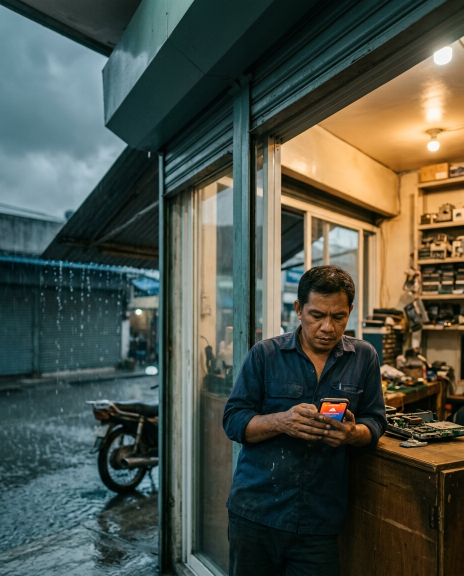
#> input picture assets/generated/01_A1-PAIN-B_service_v2.jpg, 928 x 1152 px, found by its file name (shown at 1/2 size)
$ python compose_set_b.py
#> lines starting #> are read from the running program, lines starting #| are printed output that depends on the picture
### compose_final.py
"""Compose a final ad creative from a nano banana hero image.

Variant-driven: pick a variant key from VARIANTS (CLI arg or first entry).
Each variant defines the hero image and the copy (headline L1/L2, subhead,
CTA text). Everything else — brand logos, strip layout, typography, spacing —
is shared across variants so we get consistent branding for the whole batch.

Usage:
    python compose_final.py                 # composes the default variant
    python compose_final.py A1-PAIN-A_ecom  # composes a specific variant
"""
import sys
from pathlib import Path
from PIL import Image, ImageDraw, ImageFont

# ---------------------------------------------------------------------------
# Paths and brand
# ---------------------------------------------------------------------------
ROOT = Path("/Users/paolosegura/Documents/Claude Builds/crisis-proof-summit")
EXPOU_LOGO = ROOT / "assets/images/expou-logo.png"
NBN_LOGO = ROOT / "assets/images/nbn-logo-transparent.png"
FONTS = ROOT / "assets/fonts"
GEN_DIR = ROOT / "assets/generated"

# Canvas
W, H = 1080, 1350
STRIP_H = 190

# Brand tokens
CHARCOAL = (26, 26, 46)
TEAL = (13, 148, 136)
TEAL_LIGHT = (20, 184, 166)
AMBER = (245, 158, 11)
AMBER_LIGHT = (251, 191, 36)
WHITE = (255, 255, 255)
MUTED = (107, 114, 128)

# Legacy aliases kept for clarity
NAVY = CHARCOAL
GOLD = TEAL

HELVETICA_TTC = "/System/Library/Fonts/HelveticaNeue.ttc"
HELVETICA_FACE = {"Regular": 0, "Bold": 1, "CondBold": 4, "Black": 9}


# ---------------------------------------------------------------------------
# Variant registry
# ---------------------------------------------------------------------------
CTAS = [
    "CLICK THE LINK TO LOCK YOUR SEAT",
    "CLICK LINK TO LOCK YOUR SEAT",
    "CLICK THE LINK  >>  LOCK YOUR SEAT",
]


def cta_at(i: int) -> str:
    return CTAS[i % len(CTAS)]


VARIANTS = {
    # ============================================================
    # Asset 1 PAIN × 3 avatars (pages 1-6, already shipped)
    # ============================================================
    "A1-PAIN-B_service": {
        "hero": "sample-1_A1-PAIN-B_service__3.1-flash-image.jpg",
        "headline_l1": "DIESEL JUST HIT",
        "headline_l2": "\u20b1172.",
        "subhead": "And your Meralco bill goes up again next month.",
        "cta": cta_at(0),
        "out": "final_A1-PAIN-B_service.png",
    },
    "A1-PAIN-A_ecom": {
        "hero": "sample-2_A1-PAIN-A_ecom__3.1-flash-image.jpg",
        "headline_l1": "0 ORDERS.",
        "headline_l2": "3 DAYS STRAIGHT.",
        "subhead": "Shopee kaltas. Lazada fees. TikTok shop tumatahimik.",
        "cta": cta_at(1),
        "out": "final_A1-PAIN-A_ecom.png",
    },
    "A1-PAIN-C_b2b": {
        "hero": "sample-4_A1-PAIN-C_b2b__3.1-flash-image.jpg",
        "headline_l1": "YOUR CLIENTS ARE",
        "headline_l2": "BROKE TOO.",
        "subhead": "\"Next week na lang pre.\" Paano ka maco-collect kung ang client mo walang pera?",
        "cta": cta_at(2),
        "out": "final_A1-PAIN-C_b2b.png",
    },

    # ============================================================
    # Asset 1 OUTCOME × 3 avatars (pages 7-12)
    # Framing: post-summit transformation, PCCI authority
    # ============================================================
    "A1-OUTCOME-B_service": {
        "hero": "sample-5_A1-OUTCOME-B_service.jpg",
        "headline_l1": "BUILD A BUSINESS",
        "headline_l2": "NA HINDI UMIIYAK.",
        "subhead": "PCCI sabi: MSMEs ang unang mababasag. May playbook kami para sa'yong ayaw.",
        "cta": cta_at(3),
        "out": "final_A1-OUTCOME-B_service.png",
    },
    "A1-OUTCOME-A_ecom": {
        "hero": "sample-6_A1-OUTCOME-A_ecom.jpg",
        "headline_l1": "THE SELLERS WHO",
        "headline_l2": "SURVIVE 2026.",
        "subhead": "Yung meron nang system, nakakaraos. Yung wala, sarado sa June. Nasa'n ka ngayon?",
        "cta": cta_at(4),
        "out": "final_A1-OUTCOME-A_ecom.png",
    },
    "A1-OUTCOME-C_b2b": {
        "hero": "sample-7_A1-OUTCOME-C_b2b.jpg",
        "headline_l1": "THE AGENCIES",
        "headline_l2": "STILL STANDING.",
        "subhead": "Hindi sila mas magaling sa'yo. May system lang sila para sa ganitong market.",
        "cta": cta_at(5),
        "out": "final_A1-OUTCOME-C_b2b.png",
    },

    # ============================================================
    # Asset 1 IDENTITY × 3 avatars (pages 13-18)
    # Framing: "for the owners who refuse to close"
    # ============================================================
    "A1-IDENTITY-B_service": {
        "hero": "sample-8_A1-IDENTITY-B_service.jpg",
        "headline_l1": "FOR OWNERS",
        "headline_l2": "WHO REFUSE",
        "headline_l3": "TO CLOSE.",
        "subhead": "Sa inyong tumutulong kahit umiiyak sa gabi. Eto ang araw para sa inyo.",
        "cta": cta_at(6),
        "out": "final_A1-IDENTITY-B_service.png",
    },
    "A1-IDENTITY-A_ecom": {
        "hero": "sample-9_A1-IDENTITY-A_ecom.jpg",
        "headline_l1": "FOR SELLERS",
        "headline_l2": "SAWA NA SA",
        "headline_l3": "BOOST POST.",
        "subhead": "Kung pagod ka na mag-pray pag nag-boost ka \u2014 eto ang actual playbook.",
        "cta": cta_at(7),
        "out": "final_A1-IDENTITY-A_ecom.png",
    },
    "A1-IDENTITY-C_b2b": {
        "hero": "sample-10_A1-IDENTITY-C_b2b.jpg",
        "headline_l1": "FOR THE ONES",
        "headline_l2": "WHO STAYED.",
        "subhead": "Kahit lahat kilala mong nagsara, ikaw tumutuloy. Eto ang system para di ka mahulog.",
        "cta": cta_at(8),
        "out": "final_A1-IDENTITY-C_b2b.png",
    },

    # ============================================================
    # Asset 1 CURIOSITY × 3 avatars (pages 19-24)
    # Framing: counter-intuitive hook, curiosity gap
    # ============================================================
    "A1-CURIOSITY-B_service": {
        "hero": "sample-11_A1-CURIOSITY-B_service.jpg",
        "headline_l1": "WHY 13 OWNERS",
        "headline_l2": "AREN'T PANICKING.",
        "subhead": "Habang lahat ng iba ay nagboost ng posts at nagpipray, sila may ginagawa na ibang bagay. Eto kung ano.",
        "cta": cta_at(9),
        "out": "final_A1-CURIOSITY-B_service.png",
    },
    "A1-CURIOSITY-A_ecom": {
        "hero": "sample-12_A1-CURIOSITY-A_ecom.jpg",
        "headline_l1": "THE SELLERS",
        "headline_l2": "WHO STOPPED",
        "headline_l3": "BOOSTING.",
        "subhead": "Tinanggal nila ang ₱500/day boost budget. Ang benta nila? Dumoble. Gagawin natin 'to sa May 9.",
        "cta": cta_at(10),
        "out": "final_A1-CURIOSITY-A_ecom.png",
    },
    "A1-CURIOSITY-C_b2b": {
        "hero": "sample-13_A1-CURIOSITY-C_b2b.jpg",
        "headline_l1": "ONE QUESTION",
        "headline_l2": "TO ASK YOUR",
        "headline_l3": "BROKE CLIENT.",
        "subhead": "Hindi \"kailan ka magbabayad?\". Ito 'yung tanong na lumalabas ng cash in 7 days.",
        "cta": cta_at(11),
        "out": "final_A1-CURIOSITY-C_b2b.png",
    },

    # ============================================================
    # Asset 6 Scarcity × 4 (pages 25-32)
    # Framing: urgency / deadline / seat count
    # ============================================================
    "A6-SEATS": {
        "hero": "sample-14_A6-SEATS.jpg",
        "headline_l1": "2,000 SEATS.",
        "headline_l2": "THE ROOM IS",
        "headline_l3": "FILLING FAST.",
        "subhead": "Hindi fake countdown. Actual bilang mula sa dashboard namin.",
        "cta": cta_at(12),
        "out": "final_A6-SEATS.png",
    },
    "A6-DEADLINE": {
        "hero": "sample-15_A6-DEADLINE.jpg",
        "headline_l1": "EARLY BIRD",
        "headline_l2": "ENDS MAY 1.",
        "subhead": "After that, ₱2,500 na. Meralco goes up in May. Lock in bago gawin nila 'yon for you.",
        "cta": cta_at(13),
        "out": "final_A6-DEADLINE.png",
    },
    "A6-PRICE-JUMP": {
        "hero": "sample-16_A6-PRICE-JUMP.jpg",
        "headline_l1": "SAVE \u20b1501",
        "headline_l2": "TODAY.",
        "subhead": "3 tanks ng motor mo. Or half ng Meralco bill (pre-April, to be fair).",
        "cta": cta_at(14),
        "out": "final_A6-PRICE-JUMP.png",
    },
    "A6-LAST-CHANCE": {
        "hero": "sample-17_A6-LAST-CHANCE.jpg",
        "headline_l1": "LAST SEATS.",
        "headline_l2": "DOORS CLOSE",
        "headline_l3": "MAY 9.",
        "subhead": "After that, wala na until next year. Kung hesitant ka since April, ngayon na ang decision.",
        "cta": cta_at(15),
        "out": "final_A6-LAST-CHANCE.png",
    },

    # ============================================================
    # Asset 3 Who Is This For × 4 (pages 33-40)
    # Framing: audience qualifier
    # ============================================================
    "A3-AFFIRMATIVE-B_service": {
        "hero": "sample-18_A3-AFFIRMATIVE-B_service__3.1-flash-image.jpg",
        "headline_l1": "ARE YOU THE",
        "headline_l2": "OWNER WHO",
        "headline_l3": "STILL OPENS?",
        "subhead": "Diesel up. Meralco up. Customers nag-tighten. Pero ikaw, bumubukas pa rin ng store every 9 AM. Eto ang para sa'yo.",
        "cta": cta_at(16),
        "out": "final_A3-AFFIRMATIVE-B_service.png",
    },
    "A3-AFFIRMATIVE-A_ecom": {
        "hero": "sample-19_A3-AFFIRMATIVE-A_ecom__3.1-flash-image.jpg",
        "headline_l1": "STILL PACKING",
        "headline_l2": "ORDERS AT",
        "headline_l3": "MIDNIGHT?",
        "subhead": "Zero order weeks, platform fees eating margins, pero tuloy ka pa rin. Itong araw para sa'yo.",
        "cta": cta_at(17),
        "out": "final_A3-AFFIRMATIVE-A_ecom.png",
    },
    "A3-AFFIRMATIVE-C_b2b": {
        "hero": "sample-20_A3-AFFIRMATIVE-C_b2b__3.1-flash-image.jpg",
        "headline_l1": "STILL ON",
        "headline_l2": "CLIENT CALLS",
        "headline_l3": "AT 9 PM?",
        "subhead": "Clients broke, retainers late, pero tuloy ka pa rin. Eto 'yung system para di ka masarado.",
        "cta": cta_at(18),
        "out": "final_A3-AFFIRMATIVE-C_b2b.png",
    },
    "A3-DISQUALIFIER": {
        "hero": "sample-21_A3-DISQUALIFIER.jpg",
        "headline_l1": "THIS DAY IS",
        "headline_l2": "NOT FOR YOU.",
        "subhead": "Kung gusto mo ng motivational speech, mali ka ng upuan. Ito execution room. May workbook. Bring a pen.",
        "cta": cta_at(19),
        "out": "final_A3-DISQUALIFIER.png",
    },
}
#> in compose, hero is the input picture: PIL image 928x1152 RGB; mean R, G, B 75.2, 81.7, 71.8


# ---------------------------------------------------------------------------
# Helpers
# ---------------------------------------------------------------------------
def load_font(name: str, size: int) -> ImageFont.FreeTypeFont:
    return ImageFont.truetype(str(FONTS / name), size)


def resize_cover(img: Image.Image, target_w: int, target_h: int) -> Image.Image:
#> called with target_w = 1080, target_h = 1350
    src_ratio = img.width / img.height
    dst_ratio = target_w / target_h
    if src_ratio > dst_ratio:
        new_h = target_h
        new_w = int(round(new_h * src_ratio))
    else:
        new_w = target_w
        new_h = int(round(new_w / src_ratio))
    img = img.resize((new_w, new_h), Image.LANCZOS)
    left = (new_w - target_w) // 2
    top = (new_h - target_h) // 2
    return img.crop((left, top, left + target_w, top + target_h))
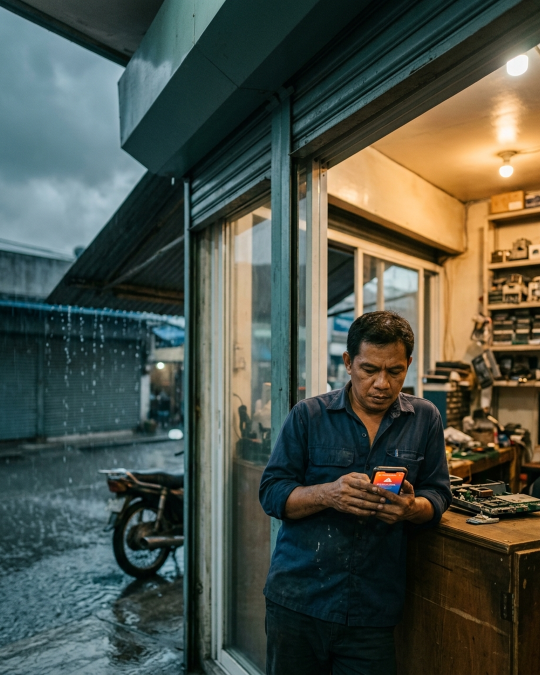
#> returned value: PIL image 1080x1350 RGB (shown at 1/2 size); mean R, G, B 75.1, 81.7, 71.7


def gradient_overlay(w: int, h: int, top_alpha: int, bottom_alpha: int) -> Image.Image:
#> called with w = 1080, h = 877, top_alpha = 250, bottom_alpha = 0
    grad = Image.new("L", (1, h), 0)
    for y in range(h):
        t = y / (h - 1) if h > 1 else 0
        alpha = int(round(top_alpha + (bottom_alpha - top_alpha) * t))
        grad.putpixel((0, y), alpha)
    grad = grad.resize((w, h))
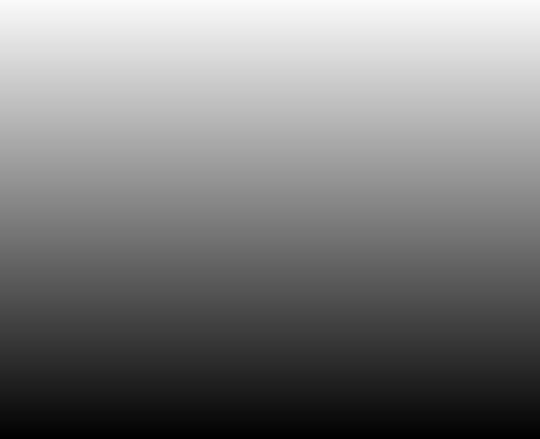
#> grad: PIL image 1080x877 L (shown at 1/2 size); min 0, max 250, mean 125
    black = Image.new("RGBA", (w, h), (0, 0, 0, 0))
#> black: PIL image 1080x877 RGBA; every value is 0
    black.putalpha(grad)
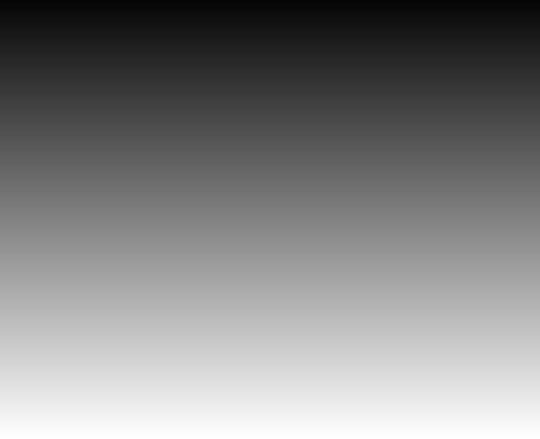
#> black: PIL image 1080x877 RGBA (shown at 1/2 size); mean R, G, B, A 0, 0, 0, 125; transparent parts drawn white
    return black


def draw_text_with_shadow(
    draw: ImageDraw.ImageDraw,
    xy: tuple,
    text: str,
    font: ImageFont.FreeTypeFont,
    fill: tuple,
    shadow: tuple = (0, 0, 0, 180),
    offset: int = 4,
    anchor: str = "la",
) -> None:
    draw.text((xy[0] + offset, xy[1] + offset), text, font=font, fill=shadow, anchor=anchor)
    draw.text(xy, text, font=font, fill=fill, anchor=anchor)


# ---------------------------------------------------------------------------
# Compose
# ---------------------------------------------------------------------------
def compose(variant_key: str) -> Path:
    if variant_key not in VARIANTS:
        raise KeyError(
            f"Unknown variant '{variant_key}'. Known: {list(VARIANTS.keys())}"
        )
    v = VARIANTS[variant_key]
    hero_path = GEN_DIR / v["hero"]
    out_path = GEN_DIR / v["out"]

    # --- Hero
    hero = Image.open(hero_path).convert("RGB")
    canvas = resize_cover(hero, W, H).convert("RGBA")

    # --- Top gradient (darken for top-left logo + headline legibility)
    # Bumped from 230→250 alpha and 0.55→0.65 H coverage after QA found
    # subhead text overlapping hero subjects on busy interior shots.
    top_grad = gradient_overlay(W, int(H * 0.65), top_alpha=250, bottom_alpha=0)
    canvas.alpha_composite(top_grad, (0, 0))
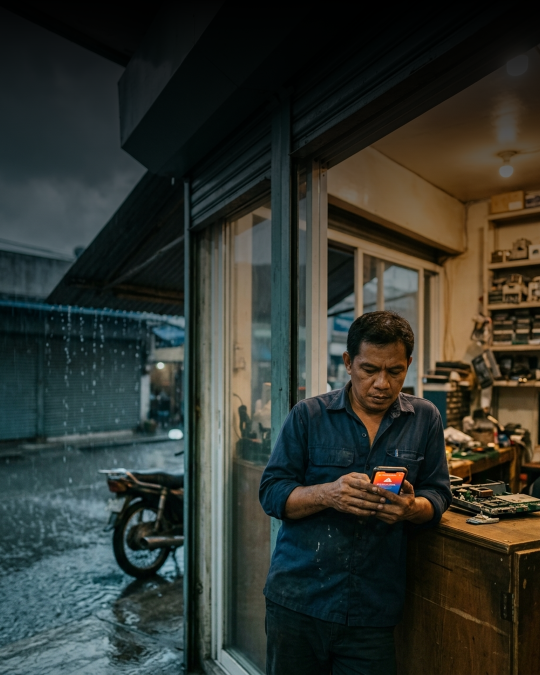
#> canvas: PIL image 1080x1350 RGBA (shown at 1/2 size); mean R, G, B, A 48.1, 52.5, 46.2, 255

    # --- Bottom strip (solid navy)
    strip_h = STRIP_H
    strip = Image.new("RGBA", (W, strip_h), NAVY + (255,))
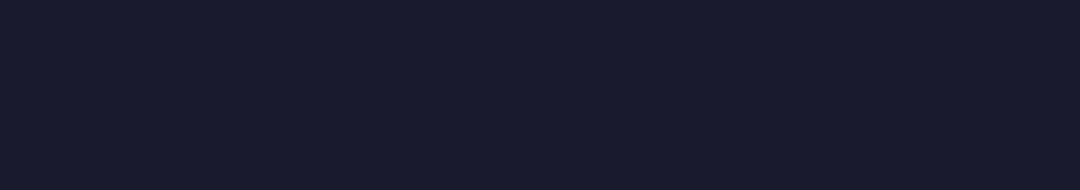
#> strip: PIL image 1080x190 RGBA; mean R, G, B, A 26, 26, 46, 255
    canvas.alpha_composite(strip, (0, H - strip_h))
    # gold underline
    underline = Image.new("RGBA", (W, 6), GOLD + (255,))
    canvas.alpha_composite(underline, (0, H - strip_h - 6))
#> (the rest of the program and of its run is left out)
